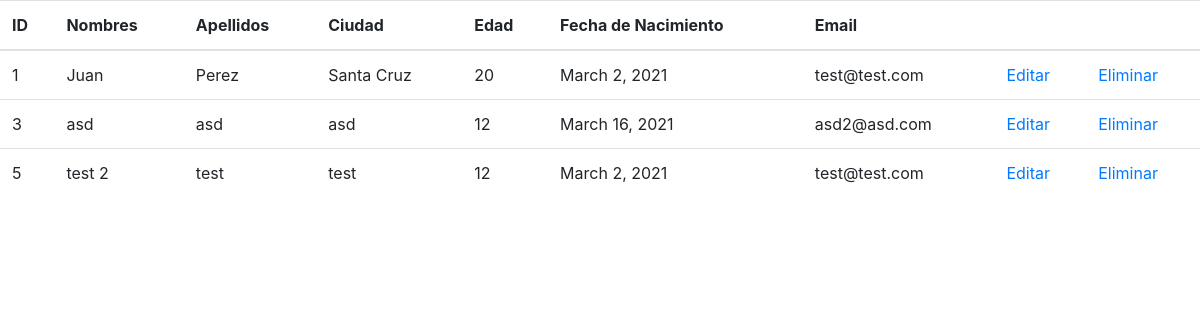
The page /prueba/personas on the database its author committed.
### prueba/models.py (models this page shows, shortened)
class Persona(models.Model):
    MASCULINO = 1
    FEMENINO = 0
    OTRO = -1
    GENERO_CHOICES = [
        (MASCULINO, 'Masculino'),
        (FEMENINO, 'Femenino'),
        (OTRO, 'Otro')
    ]
    nombres = models.CharField(max_length=200)
    apellidos = models.CharField(max_length=200)
    ciudad = models.CharField(max_length=200)
    edad = models.IntegerField()
    fecha_nacimiento = models.DateField(null=True)
    genero = models.IntegerField(choices=GENERO_CHOICES, default=OTRO)
    email = models.CharField(max_length=100)

### prueba/views.py (the view)
# urls.py: path('personas', views.personas_list, name="personas_list")
def personas_list(request):
    lista_personas = Persona.objects.all()
    template = loader.get_template('prueba/lista.html')
    context = {
        'lista_personas': lista_personas
    }
    return HttpResponse(
        template.render(context, request)
    )

### prueba/templates/prueba/lista.html (shortened to what this page needs)
<!DOCTYPE html>
<html lang="en">
<head>
    {% load static %}
    <link rel="stylesheet" href="{% static 'css/bootstrap.css' %}"/>
</head>
<body>
{% if lista_personas %}
    <table class="table">
        <thead>
        <tr>
            <th>ID</th>
            <th>Nombres</th>
            <th>Apellidos</th>
            <th>Ciudad</th>
            <th>Edad</th>
            <th>Fecha de Nacimiento</th>
            <th>Email</th>
            <th></th>
            <th></th>
        </tr>
        </thead>
        <tbody>
        {% for persona in lista_personas %}
            <tr>
                <td>{{ persona.id }}</td>
                <td>{{ persona.nombres }}</td>
                <td>{{ persona.apellidos }}</td>
                <td>{{ persona.ciudad }}</td>
                <td>{{ persona.edad }}</td>
                <td>{{ persona.fecha_nacimiento }}</td>
                <td>{{ persona.email }}</td>
                <td><a href="/prueba/personas/{{ persona.id }}">Editar</a></td>
                <td><a onclick="return confirm('¿Está seguro que desea eliminar?')"
                       href="/prueba/personas/{{ persona.id }}/delete">Eliminar</a></td>
            </tr>
        {% endfor %}
        </tbody>
    </table>
{% endif %}
</body>
</html>

### rows shown on the page
Persona: id "1", nombres "Juan", apellidos "Perez", ciudad "Santa Cruz", edad "20", fecha_nacimiento "March 2, 2021", email "test@test.com"
Persona: id "3", nombres "asd", apellidos "asd", ciudad "asd", edad "12", fecha_nacimiento "March 16, 2021", email "asd2@asd.com"
Persona: id "5", nombres "test 2", apellidos "test", ciudad "test", edad "12", fecha_nacimiento "March 2, 2021", email "test@test.com"
